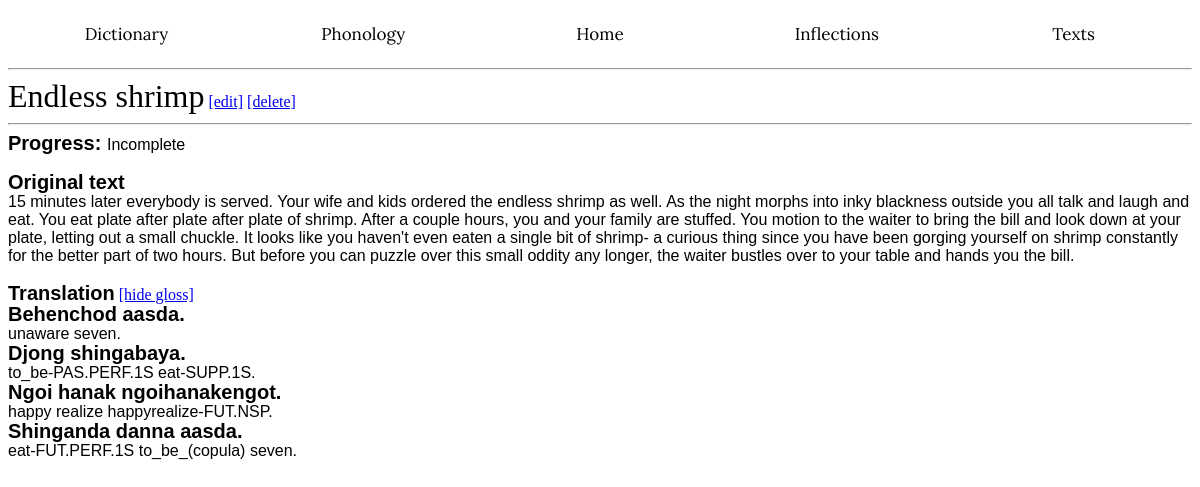
The page /texts/1/gloss on the database its author committed.
### app/models.py (models this page shows, shortened)
class Texts(db.Model):
    __tablename__ = 'Texts'
    id: so.Mapped[int] = so.mapped_column(primary_key=True)
    title: so.Mapped[str] = so.mapped_column(index=True)
    status: so.Mapped[str] = so.mapped_column(index=True)
    content: so.Mapped[str] = so.mapped_column()
    translation: so.Mapped[str] = so.mapped_column(nullable=True)

### app/routes.py (the view)
@app.route('/texts/<id>/gloss', methods=['GET', 'POST'])
def viewgloss(id):
    match = Texts.query.filter(Texts.id == id).first()
    status = ['Complete', 'Work in Progress', 'Incomplete']
    splits = re.split(r'(?<=[\.\!\?\,\-])\s*', match.translation)
    splits.pop()
    tsplits = []
    for sentence in splits:
        tsplits.append(cs.gloss(sentence))
    return render_template('gloss.html', match=match, status=status, splits=splits, tsplits=tsplits)

### app/templates/gloss.html (shortened to what this page needs)
<!DOCTYPE html>
<html lang="en">
<head>
</head>
<body>
{% extends "base.html" %}
{% block content %}
    <wordh1>{{ match.title }}</wordh1>
        <a href="{{ url_for('modifytext', id=match.id) }}">[edit]</a>
        <a href="{{ url_for('deletetext', id=match.id) }}">[delete]</a><hr>
    <wordh2>Progress: </wordh2><wordp>{{ match.status }}</wordp><br><br>
        <wordh2>Original text</wordh2><br><wordp>{{ match.content }}</wordp><br><br>
        <wordh2>Translation</wordh2> <a href="{{ url_for('readtext', id=match.id) }}">[hide gloss]</a><br>
        {% for portion in splits %}
            <wordh2>{{ portion }}</wordh2><br>
            <wordp>{{ tsplits[splits.index(portion)] }}</wordp><br>
        {% endfor %}
{% endblock %}

### app/static/style.css (style rules this page uses)
wordh1 { font-family: "Georgia", serif; color: black; font-size: 32px; }
wordh2 { font-family: "Arial", sans-serif; color: black; font-weight: bold; line-height: 20px; font-size: 20px; }
wordp { font-family: "Arial", sans-serif; color: black; font-size: 16px; }

### rows shown on the page
Texts: title "Endless shrimp", status "Incomplete", content "15 minutes later everybody is served. Your wife and kids ordered the endless shrimp as well. As the night morphs into inky blackness outside you all talk and laugh and eat. You eat plate after plate after plate of shrimp. After a couple hours, you and your family are stuffed. You motion to the waiter to bring the bill and look down at your plate, letting out a small chuckle. It looks like you haven't even eaten a single bit of shrimp- a curious thing since you have been gorging yourself on shrimp constantly for the better part of two hours. But before you can puzzle over this small oddity any longer, the waiter bustles over to your table and hands you the bill."

### other values the page prints
{{ portion }} "Behenchod aasda." "Djong shingabaya." "Ngoi hanak ngoihanakengot." "Shinganda danna aasda."
{{ tsplits[splits.index(portion)] }} "unaware seven." "to_be-PAS.PERF.1S eat-SUPP.1S." "happy realize happyrealize-FUT.NSP." "eat-FUT.PERF.1S to_be_(copula) seven."
